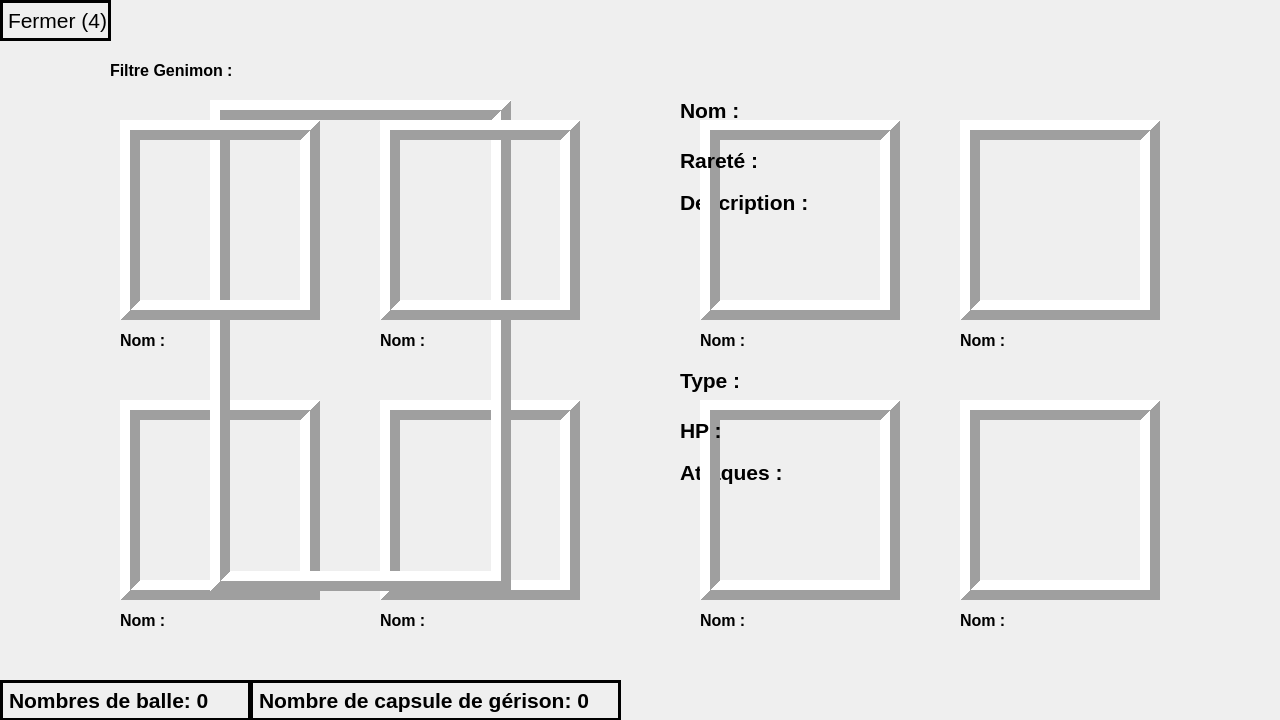
<?xml version="1.0" encoding="UTF-8"?>
<ui version="4.0">
 <class>Genidex</class>
 <widget class="QWidget" name="Genidex">
  <property name="geometry">
   <rect>
    <x>0</x>
    <y>0</y>
    <width>1280</width>
    <height>720</height>
   </rect>
  </property>
  <property name="windowTitle">
   <string>Form</string>
  </property>
  <widget class="QLabel" name="Genimon6">
   <property name="geometry">
    <rect>
     <x>380</x>
     <y>400</y>
     <width>200</width>
     <height>200</height>
    </rect>
   </property>
   <property name="frameShape">
    <enum>QFrame::Shape::Box</enum>
   </property>
   <property name="frameShadow">
    <enum>QFrame::Shadow::Raised</enum>
   </property>
   <property name="lineWidth">
    <number>10</number>
   </property>
   <property name="midLineWidth">
    <number>0</number>
   </property>
   <property name="text">
    <string/>
   </property>
  </widget>
  <widget class="QLabel" name="Attaque">
   <property name="geometry">
    <rect>
     <x>680</x>
     <y>460</y>
     <width>500</width>
     <height>150</height>
    </rect>
   </property>
   <property name="font">
    <font>
     <pointsize>16</pointsize>
     <bold>true</bold>
    </font>
   </property>
   <property name="text">
    <string>Attaques :</string>
   </property>
   <property name="alignment">
    <set>Qt::AlignmentFlag::AlignLeading|Qt::AlignmentFlag::AlignLeft|Qt::AlignmentFlag::AlignTop</set>
   </property>
  </widget>
  <widget class="QLabel" name="Genimon5">
   <property name="geometry">
    <rect>
     <x>120</x>
     <y>400</y>
     <width>200</width>
     <height>200</height>
    </rect>
   </property>
   <property name="frameShape">
    <enum>QFrame::Shape::Box</enum>
   </property>
   <property name="frameShadow">
    <enum>QFrame::Shadow::Raised</enum>
   </property>
   <property name="lineWidth">
    <number>10</number>
   </property>
   <property name="midLineWidth">
    <number>0</number>
   </property>
   <property name="text">
    <string/>
   </property>
  </widget>
  <widget class="QLabel" name="BackGround">
   <property name="geometry">
    <rect>
     <x>-5</x>
     <y>-35</y>
     <width>1300</width>
     <height>800</height>
    </rect>
   </property>
   <property name="autoFillBackground">
    <bool>true</bool>
   </property>
   <property name="text">
    <string/>
   </property>
   <property name="pixmap">
    <pixmap resource="Image.qrc">:/Decor/Image_Qt/Decor/Livre2D_V2.png</pixmap>
   </property>
   <property name="scaledContents">
    <bool>true</bool>
   </property>
  </widget>
  <widget class="QLabel" name="Nom1">
   <property name="geometry">
    <rect>
     <x>120</x>
     <y>320</y>
     <width>201</width>
     <height>41</height>
    </rect>
   </property>
   <property name="font">
    <font>
     <pointsize>12</pointsize>
     <bold>true</bold>
    </font>
   </property>
   <property name="text">
    <string>Nom :</string>
   </property>
  </widget>
  <widget class="QLabel" name="Genimon7">
   <property name="geometry">
    <rect>
     <x>700</x>
     <y>400</y>
     <width>200</width>
     <height>200</height>
    </rect>
   </property>
   <property name="frameShape">
    <enum>QFrame::Shape::Box</enum>
   </property>
   <property name="frameShadow">
    <enum>QFrame::Shadow::Raised</enum>
   </property>
   <property name="lineWidth">
    <number>10</number>
   </property>
   <property name="midLineWidth">
    <number>0</number>
   </property>
   <property name="text">
    <string/>
   </property>
  </widget>
  <widget class="QLabel" name="Genimon4">
   <property name="geometry">
    <rect>
     <x>960</x>
     <y>120</y>
     <width>200</width>
     <height>200</height>
    </rect>
   </property>
   <property name="frameShape">
    <enum>QFrame::Shape::Box</enum>
   </property>
   <property name="frameShadow">
    <enum>QFrame::Shadow::Raised</enum>
   </property>
   <property name="lineWidth">
    <number>10</number>
   </property>
   <property name="midLineWidth">
    <number>0</number>
   </property>
   <property name="text">
    <string/>
   </property>
  </widget>
  <widget class="QLabel" name="Nom8">
   <property name="geometry">
    <rect>
     <x>960</x>
     <y>600</y>
     <width>201</width>
     <height>41</height>
    </rect>
   </property>
   <property name="font">
    <font>
     <pointsize>12</pointsize>
     <bold>true</bold>
    </font>
   </property>
   <property name="text">
    <string>Nom :</string>
   </property>
  </widget>
  <widget class="QLabel" name="Nom2">
   <property name="geometry">
    <rect>
     <x>380</x>
     <y>320</y>
     <width>201</width>
     <height>41</height>
    </rect>
   </property>
   <property name="font">
    <font>
     <pointsize>12</pointsize>
     <bold>true</bold>
    </font>
   </property>
   <property name="text">
    <string>Nom :</string>
   </property>
  </widget>
  <widget class="QLabel" name="Genimon">
   <property name="geometry">
    <rect>
     <x>210</x>
     <y>100</y>
     <width>301</width>
     <height>491</height>
    </rect>
   </property>
   <property name="frameShape">
    <enum>QFrame::Shape::Box</enum>
   </property>
   <property name="frameShadow">
    <enum>QFrame::Shadow::Raised</enum>
   </property>
   <property name="lineWidth">
    <number>10</number>
   </property>
   <property name="midLineWidth">
    <number>0</number>
   </property>
   <property name="text">
    <string/>
   </property>
  </widget>
  <widget class="QLabel" name="Genimon2">
   <property name="geometry">
    <rect>
     <x>380</x>
     <y>120</y>
     <width>200</width>
     <height>200</height>
    </rect>
   </property>
   <property name="frameShape">
    <enum>QFrame::Shape::Box</enum>
   </property>
   <property name="frameShadow">
    <enum>QFrame::Shadow::Raised</enum>
   </property>
   <property name="lineWidth">
    <number>10</number>
   </property>
   <property name="midLineWidth">
    <number>0</number>
   </property>
   <property name="text">
    <string/>
   </property>
  </widget>
  <widget class="QLabel" name="Nom3">
   <property name="geometry">
    <rect>
     <x>700</x>
     <y>320</y>
     <width>201</width>
     <height>41</height>
    </rect>
   </property>
   <property name="font">
    <font>
     <pointsize>12</pointsize>
     <bold>true</bold>
    </font>
   </property>
   <property name="text">
    <string>Nom :</string>
   </property>
  </widget>
  <widget class="QLabel" name="Genimon1">
   <property name="geometry">
    <rect>
     <x>120</x>
     <y>120</y>
     <width>200</width>
     <height>200</height>
    </rect>
   </property>
   <property name="frameShape">
    <enum>QFrame::Shape::Box</enum>
   </property>
   <property name="frameShadow">
    <enum>QFrame::Shadow::Raised</enum>
   </property>
   <property name="lineWidth">
    <number>10</number>
   </property>
   <property name="midLineWidth">
    <number>0</number>
   </property>
   <property name="text">
    <string/>
   </property>
  </widget>
  <widget class="QLabel" name="HP">
   <property name="geometry">
    <rect>
     <x>680</x>
     <y>410</y>
     <width>500</width>
     <height>41</height>
    </rect>
   </property>
   <property name="font">
    <font>
     <pointsize>16</pointsize>
     <bold>true</bold>
    </font>
   </property>
   <property name="text">
    <string>HP :</string>
   </property>
  </widget>
  <widget class="QLabel" name="Nom7">
   <property name="geometry">
    <rect>
     <x>700</x>
     <y>600</y>
     <width>201</width>
     <height>41</height>
    </rect>
   </property>
   <property name="font">
    <font>
     <pointsize>12</pointsize>
     <bold>true</bold>
    </font>
   </property>
   <property name="text">
    <string>Nom :</string>
   </property>
  </widget>
  <widget class="QLabel" name="Description">
   <property name="geometry">
    <rect>
     <x>680</x>
     <y>190</y>
     <width>500</width>
     <height>150</height>
    </rect>
   </property>
   <property name="font">
    <font>
     <pointsize>16</pointsize>
     <bold>true</bold>
    </font>
   </property>
   <property name="autoFillBackground">
    <bool>false</bool>
   </property>
   <property name="text">
    <string>Description : </string>
   </property>
   <property name="alignment">
    <set>Qt::AlignmentFlag::AlignLeading|Qt::AlignmentFlag::AlignLeft|Qt::AlignmentFlag::AlignTop</set>
   </property>
   <property name="wordWrap">
    <bool>true</bool>
   </property>
  </widget>
  <widget class="QLabel" name="Genimon3">
   <property name="geometry">
    <rect>
     <x>700</x>
     <y>120</y>
     <width>200</width>
     <height>200</height>
    </rect>
   </property>
   <property name="frameShape">
    <enum>QFrame::Shape::Box</enum>
   </property>
   <property name="frameShadow">
    <enum>QFrame::Shadow::Raised</enum>
   </property>
   <property name="lineWidth">
    <number>10</number>
   </property>
   <property name="midLineWidth">
    <number>0</number>
   </property>
   <property name="text">
    <string/>
   </property>
  </widget>
  <widget class="QLabel" name="Filtre">
   <property name="geometry">
    <rect>
     <x>110</x>
     <y>50</y>
     <width>201</width>
     <height>41</height>
    </rect>
   </property>
   <property name="font">
    <font>
     <pointsize>12</pointsize>
     <bold>true</bold>
    </font>
   </property>
   <property name="text">
    <string>Filtre Genimon :</string>
   </property>
  </widget>
  <widget class="QLabel" name="Nom">
   <property name="geometry">
    <rect>
     <x>680</x>
     <y>90</y>
     <width>500</width>
     <height>41</height>
    </rect>
   </property>
   <property name="font">
    <font>
     <pointsize>16</pointsize>
     <bold>true</bold>
    </font>
   </property>
   <property name="text">
    <string>Nom :</string>
   </property>
  </widget>
  <widget class="QLabel" name="Type">
   <property name="geometry">
    <rect>
     <x>680</x>
     <y>360</y>
     <width>500</width>
     <height>41</height>
    </rect>
   </property>
   <property name="font">
    <font>
     <pointsize>16</pointsize>
     <bold>true</bold>
    </font>
   </property>
   <property name="text">
    <string>Type :</string>
   </property>
  </widget>
  <widget class="QLabel" name="Genimon8">
   <property name="geometry">
    <rect>
     <x>960</x>
     <y>400</y>
     <width>200</width>
     <height>200</height>
    </rect>
   </property>
   <property name="frameShape">
    <enum>QFrame::Shape::Box</enum>
   </property>
   <property name="frameShadow">
    <enum>QFrame::Shadow::Raised</enum>
   </property>
   <property name="lineWidth">
    <number>10</number>
   </property>
   <property name="midLineWidth">
    <number>0</number>
   </property>
   <property name="text">
    <string/>
   </property>
  </widget>
  <widget class="QLabel" name="Nom4">
   <property name="geometry">
    <rect>
     <x>960</x>
     <y>320</y>
     <width>201</width>
     <height>41</height>
    </rect>
   </property>
   <property name="font">
    <font>
     <pointsize>12</pointsize>
     <bold>true</bold>
    </font>
   </property>
   <property name="text">
    <string>Nom :</string>
   </property>
  </widget>
  <widget class="QLabel" name="Nom5">
   <property name="geometry">
    <rect>
     <x>120</x>
     <y>600</y>
     <width>201</width>
     <height>41</height>
    </rect>
   </property>
   <property name="font">
    <font>
     <pointsize>12</pointsize>
     <bold>true</bold>
    </font>
   </property>
   <property name="text">
    <string>Nom :</string>
   </property>
  </widget>
  <widget class="QLabel" name="Rarete">
   <property name="geometry">
    <rect>
     <x>680</x>
     <y>140</y>
     <width>500</width>
     <height>41</height>
    </rect>
   </property>
   <property name="font">
    <font>
     <pointsize>16</pointsize>
     <bold>true</bold>
    </font>
   </property>
   <property name="text">
    <string>Rareté :</string>
   </property>
  </widget>
  <widget class="QLabel" name="Nom6">
   <property name="geometry">
    <rect>
     <x>380</x>
     <y>600</y>
     <width>201</width>
     <height>41</height>
    </rect>
   </property>
   <property name="font">
    <font>
     <pointsize>12</pointsize>
     <bold>true</bold>
    </font>
   </property>
   <property name="text">
    <string>Nom :</string>
   </property>
  </widget>
  <widget class="QLabel" name="Contoles">
   <property name="geometry">
    <rect>
     <x>0</x>
     <y>0</y>
     <width>111</width>
     <height>41</height>
    </rect>
   </property>
   <property name="font">
    <font>
     <pointsize>16</pointsize>
     <bold>false</bold>
    </font>
   </property>
   <property name="autoFillBackground">
    <bool>true</bool>
   </property>
   <property name="frameShape">
    <enum>QFrame::Shape::Box</enum>
   </property>
   <property name="lineWidth">
    <number>3</number>
   </property>
   <property name="text">
    <string>Fermer (4)</string>
   </property>
  </widget>
  <widget class="QLabel" name="Info1">
   <property name="geometry">
    <rect>
     <x>0</x>
     <y>680</y>
     <width>251</width>
     <height>41</height>
    </rect>
   </property>
   <property name="font">
    <font>
     <pointsize>16</pointsize>
     <bold>true</bold>
    </font>
   </property>
   <property name="autoFillBackground">
    <bool>true</bool>
   </property>
   <property name="frameShape">
    <enum>QFrame::Shape::Box</enum>
   </property>
   <property name="lineWidth">
    <number>3</number>
   </property>
   <property name="text">
    <string>Nombres de balle: 0</string>
   </property>
  </widget>
  <widget class="QLabel" name="Info2">
   <property name="geometry">
    <rect>
     <x>250</x>
     <y>680</y>
     <width>371</width>
     <height>41</height>
    </rect>
   </property>
   <property name="font">
    <font>
     <pointsize>16</pointsize>
     <bold>true</bold>
    </font>
   </property>
   <property name="autoFillBackground">
    <bool>true</bool>
   </property>
   <property name="frameShape">
    <enum>QFrame::Shape::Box</enum>
   </property>
   <property name="lineWidth">
    <number>3</number>
   </property>
   <property name="text">
    <string>Nombre de capsule de gérison: 0</string>
   </property>
  </widget>
  <zorder>BackGround</zorder>
  <zorder>Genimon6</zorder>
  <zorder>Attaque</zorder>
  <zorder>Genimon5</zorder>
  <zorder>Nom1</zorder>
  <zorder>Genimon7</zorder>
  <zorder>Genimon4</zorder>
  <zorder>Nom8</zorder>
  <zorder>Nom2</zorder>
  <zorder>Genimon</zorder>
  <zorder>Genimon2</zorder>
  <zorder>Nom3</zorder>
  <zorder>Genimon1</zorder>
  <zorder>HP</zorder>
  <zorder>Nom7</zorder>
  <zorder>Description</zorder>
  <zorder>Genimon3</zorder>
  <zorder>Filtre</zorder>
  <zorder>Nom</zorder>
  <zorder>Type</zorder>
  <zorder>Genimon8</zorder>
  <zorder>Nom4</zorder>
  <zorder>Nom5</zorder>
  <zorder>Rarete</zorder>
  <zorder>Nom6</zorder>
  <zorder>Contoles</zorder>
  <zorder>Info1</zorder>
  <zorder>Info2</zorder>
 </widget>
 <resources>
  <include location="Image.qrc"/>
 </resources>
 <connections/>
</ui>
